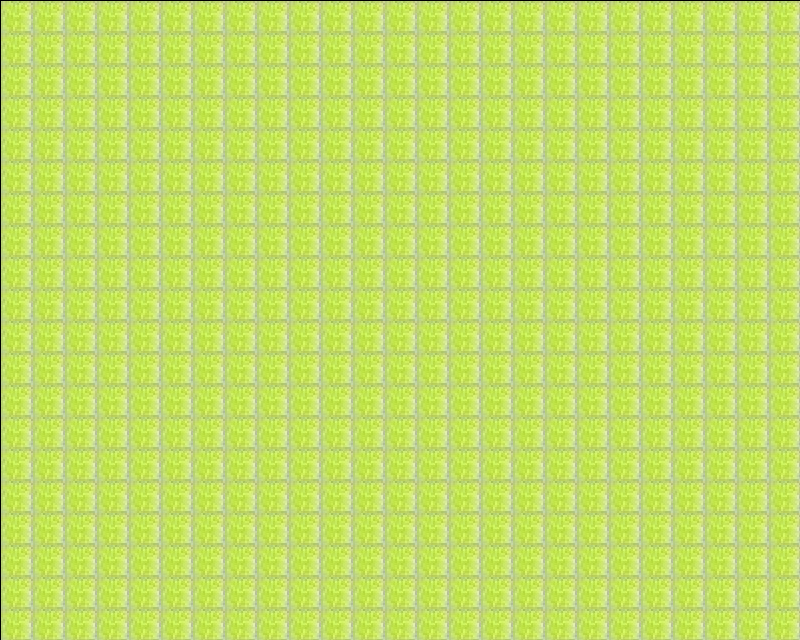

A level layout from a 2D game, rendered from its tile map. Below: a short description, then the map file with tile-grid data replaced by summaries:
An orthogonal 25x20 tile map with 32x32 px tiles, 1 tile layer (Tile Layer 1).

<map version="1.0" orientation="orthogonal" width="25" height="20" tilewidth="32" tileheight="32">
 <tileset firstgid="1" name="tile" tilewidth="32" tileheight="32">
  <tileoffset x="1" y="1" />
  <image source="./tile.jpg" trans="ffff00" width="32" height="32" />
 </tileset>
 <layer name="Tile Layer 1" width="25" height="20">
  <data>[500 cells, 500 non-empty, 1 distinct tile ids]</data>
 </layer>
</map>